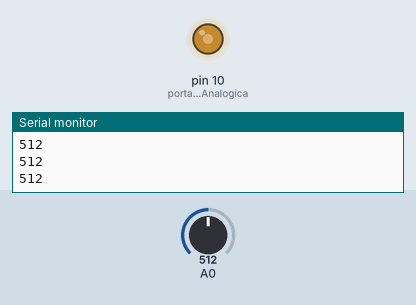
A sketch run on a simulated Arduino Uno, built with avr-gcc and run on an emulated ATmega328P. On the bench: output pins drawn as LEDs (lit = HIGH), the last lines printed to the serial monitor. Inputs (shaded band) come from the test bench; at power-on: A0 = 512.

Above: at 1.3 s.
1.4 s: A0 set to 716
At 2.9 s:
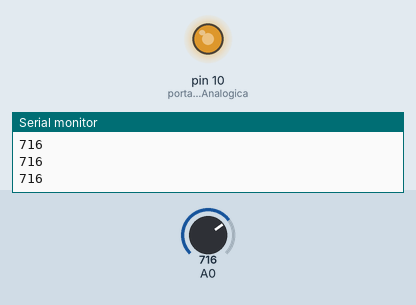
3.5 s: A0 set to 900
At 4.5 s:
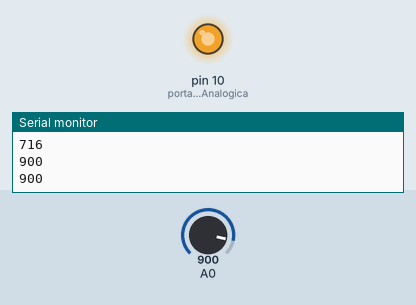
5.5 s: A0 set to 122
At 7.2 s:
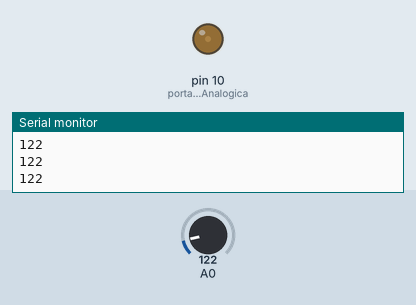
7.5 s: A0 set to 511
At 8.9 s:
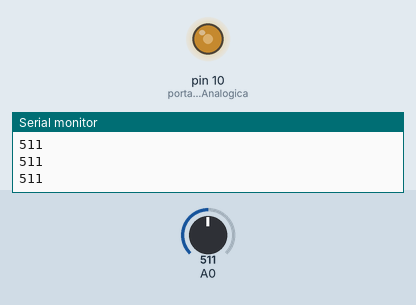
Timing chart, 0 to 10.5 s (numbered marks = the images above; inputs shaded):
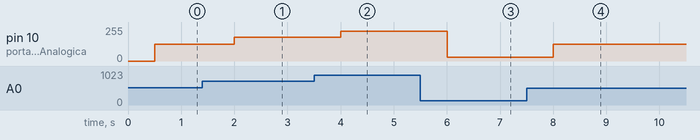

Measured:
- after the input at 1.4 s, pin 10 (portaSaidaAnalogica): 127/255 → 178/255 after 0.60 s
- after the input at 3.5 s, pin 10 (portaSaidaAnalogica): 178/255 → 224/255 after 0.50 s
- after the input at 5.5 s, pin 10 (portaSaidaAnalogica): 224/255 → 30/255 after 0.50 s
- after the input at 7.5 s, pin 10 (portaSaidaAnalogica): 30/255 → 127/255 after 0.51 s

The sketch:

Exercicio01.ino
```cpp
unsigned int sensorAnalogico;
unsigned int pwm;
int portaSaidaAnalogica = 10;
void setup() {
  Serial.begin(9600);

}

void loop() {
  sensorAnalogico = analogRead(A0);
  Serial.println(sensorAnalogico);
  delay(500);

  pwm = map (sensorAnalogico, 0, 1023, 0, 255);

  //for (int i = 2; i<255; i++){
  //pwm = i;
  //delay(15);
   //}

   analogWrite(portaSaidaAnalogica, pwm);


}
```
